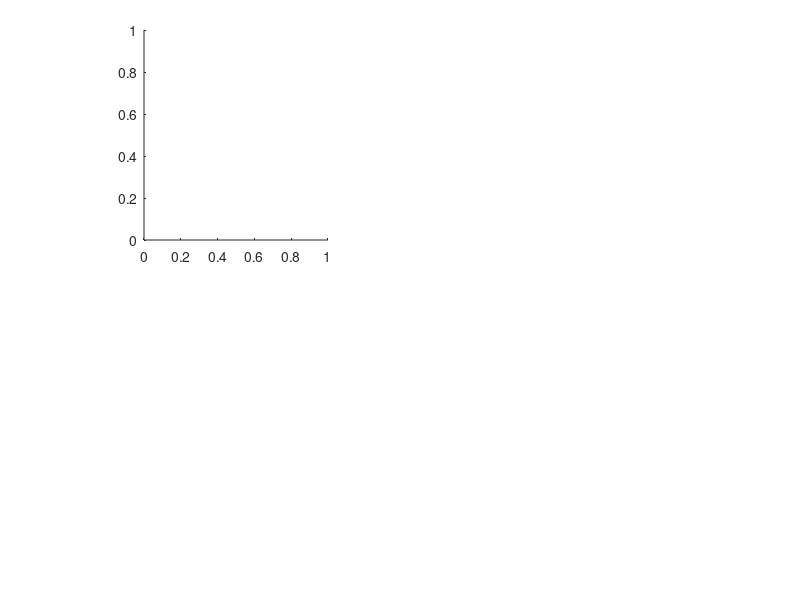

MATLAB code to generate this figure: (Note: this script raises an error after producing the figure.)
Cor=[0 0 0;
    0 1 0;
    0 0 1;
    1 1 0;
    1 0 1;
    1 0 0;
    0.5 0.5 0.5;
    0.5 0.8 0.3;
    0.5 0 1;]
fig1=figure(1);
clf();
set(gcf,'position',[50,50,1440,720])
axes('position',[0.18,0.60,0.23,0.35])
Moderate=[];
load('Therapy_moderate.mat')
E0=NumberInf(end,end);% control case
E=(E0-NumberInf(end,1))./E0;% eps1=0.3
Moderate=[Moderate E];
E=(E0-NumberInf(end,2))./E0;% eps2=0.1
Moderate=[Moderate E];
E=(E0-NumberInf(end,3))./E0;% eps3=1.0
Moderate=[Moderate E];
E=(E0-NumberInf(end,4))./E0;% eps4=2.0
Moderate=[Moderate E];
E=(E0-NumberInf(end,5))./E0;% eps1=0.3 eps3=1.0
Moderate=[Moderate E];
E=(E0-NumberInf(end,6))./E0;% esp_2=0.1,eps_3=1.0
Moderate=[Moderate E];
E=(E0-NumberInf(end,7))./E0;% esp_1=0.3,eps_4=2.0
Moderate=[Moderate E];
E=(E0-NumberInf(end,8))./E0;% esp_2=0.1,eps_4=2.0
Moderate=[Moderate E];
b=bar(1,Moderate,'Facecolor','flat');
for k = 1:size(Moderate,2)
    b(k).CData = Cor(k,:);
end
ylabel('Therapy coefficient (E)','FontName','Helvetica','FontSize',10,'FontWeight','bold')
xlim([0.4,1.5])
set(gca,'xtick',{},'ytick',0:0.2:1,'linewidth',1.2,'FontName','Helvetica','FontSize',10,'FontWeight','bold')
% leg=legend('\epsilon_1(0.15)','\epsilon_2(0.05)'...
%     ,'\epsilon_3(0.2)','\epsilon_4(0.5)','\epsilon_1(0.15)+\epsilon_3(0.2)','\epsilon_2(0.05)+\epsilon_3(0.2)'...
%     ,'location',[0.140373314647614,0.504379816333534,0.129199607263912,0.410312509298324],'fontweight','bold');
% leg.ItemTokenSize = [6,5];
% legend('box','off')
title('Moderate (\rho=0.0005)','fontweight','bold')
box off

axes('position',[0.51,0.60,0.23,0.35])
Severe=[];
load('Therapy_severe.mat')
E0=NumberInf(end,end);% control case

E=(E0-NumberInf(end,1))./E0;% eps1=0.3
Severe=[Severe E];
E=(E0-NumberInf(end,2))./E0;% eps2=0.1
Severe=[Severe E];
E=(E0-NumberInf(end,3))./E0;% eps3=1.0
Severe=[Severe E];
E=(E0-NumberInf(end,4))./E0;% eps4=2.0
Severe=[Severe E];
E=(E0-NumberInf(end,5))./E0;% eps1=0.3 eps3=1.0
Severe=[Severe E];
E=(E0-NumberInf(end,6))./E0;% esp2=0.1,eps3=1.0
Severe=[Severe E];
E=(E0-NumberInf(end,7))./E0;% esp1=0.3,eps4=2.0
Severe=[Severe E];
E=(E0-NumberInf(end,8))./E0;% esp2=0.1,eps4=2.0
Severe=[Severe E];
b=bar(1,Severe,'Facecolor','flat');
for k = 1:size(Severe,2)
    b(k).CData = Cor(k,:);
end
xlim([0.4,1.5])
set(gca,'xtick',{},'ytick',0:0.2:1,'FontName','Helvetica','FontSize',10,'FontWeight','bold','linewidth',1.2)
% leg=legend('\epsilon_1(0.3)','\epsilon_2(0.1)'...
%     ,'\epsilon_3(1.0)','\epsilon_4(2.0)','\epsilon_1(0.3)+\epsilon_3(1.0)','\epsilon_2(0.1)+\epsilon_3(1.0)'...
%     ,'\epsilon_1(0.3)+\epsilon_4(2.0)','\epsilon_2(0.1)+\epsilon_4(2.0)');
% leg.ItemTokenSize = [10,5];
% legend('location',[0.146292897871132,0.355781243801117,0.127882084018785,0.543437512397766],'fontweight','bold','box','off')
title('Severe (\rho=0.0025)','fontweight','bold')
box off

%table

table=imread('table.png');
axes('position',[0.145,0.205,0.25,0.601])
imshow(table,'Interpolation','bilinear')
axes('position',[0.476,0.205,0.25,0.601])
imshow(table,'Interpolation','bilinear')

%  table_mild=imread('mild.png');
%  axes('position',[0.135,0.02,0.3,0.4])
%  imshow(table_mild,'Interpolation','bilinear')
% % 
% table_severe=imread('severe.png');
% axes('position',[0.48,0.02,0.3,0.4])
% imshow(table_severe,'Interpolation','bilinear')

%picture sign
annotation(fig1,'textbox',...
    [0.12 0.91 0.027 0.058],...
    'String',{'a'},...
    'HorizontalAlignment','center',...
    'FontWeight','bold',...
    'FontSize',18,...
    'FitBoxToText','off',...
    'EdgeColor','none');
annotation(fig1,'textbox',...
    [0.46 0.91 0.027 0.058],...
    'String',{'b'},...
    'HorizontalAlignment','center',...
    'FontWeight','bold',...
    'FontSize',18,...
    'FitBoxToText','off',...
    'EdgeColor','none');
% annotation(fig1,'textbox',...
%     [0.12 0.36 0.027 0.058],...
%     'String',{'c'},...
%     'HorizontalAlignment','center',...
%     'FontWeight','bold',...
%     'FontSize',18,...
%     'FitBoxToText','off',...
%     'EdgeColor','none');
% annotation(fig1,'textbox',...
%     [0.46 0.36 0.027 0.058],...
%     'String',{'d'},...
%     'HorizontalAlignment','center',...
%     'FontWeight','bold',...
%     'FontSize',18,...
%     'FitBoxToText','off',...
%     'EdgeColor','none');
exportfig(fig1,'Fig8.eps','color','cmyk','fontmode','scaled','fontsize',1);
